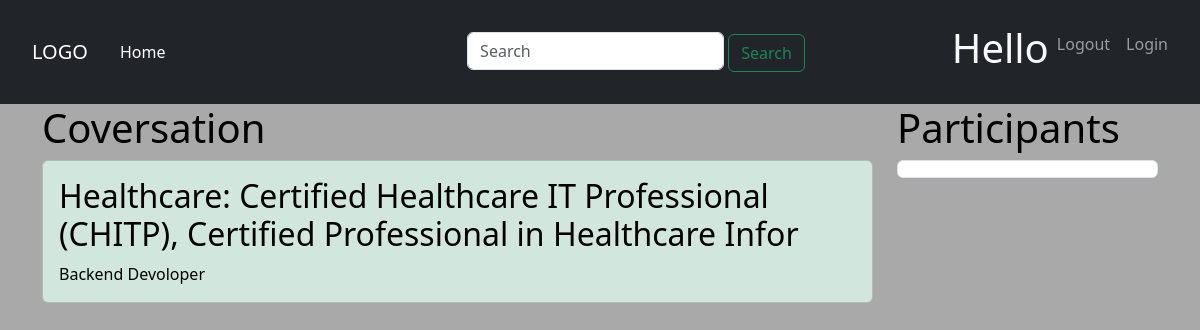
/room/8/, run on the app's committed database.
### base/models.py (models this page shows, shortened)
class Room(models.Model):
    host = models.ForeignKey(User, on_delete=models.SET_NULL, null=True)
    topic = models.ForeignKey(Topic, on_delete=models.SET_NULL, null=True)
    name = models.CharField(max_length=100)
    description = models.TextField(null=True, blank=True)
    updated = models.DateTimeField(auto_now=True)
    created = models.DateTimeField(auto_now_add=True)
    class Meta:
        ordering = ["-created","-updated"]

class Topic(models.Model):
    name = models.CharField(max_length=100)
    def __str__(self):
        return self.name

### base/views.py (the view)
# urls.py: path('room/<str:pk>/', views.room, name="room"),
def room(request, pk):
    room = Room.objects.get(id=pk)
    context = {"room": room}
    return render(request, "room.html", context)

### templates/room.html (shortened to what this page needs)
<!DOCTYPE html>
<html lang="en">
<head>
	<link href="https://cdn.jsdelivr.net/npm/bootstrap@5.3.0-alpha1/dist/css/bootstrap.min.css" rel="stylesheet"
>
</head>
<body>
{% extends "main.html" %}
{% block content %}
	<div class="container">
		<div class="row">
			<div class="col-md-9">
				<h1 class="text-black">Coversation</h1>
				<div class="row">
					<div class="col">
						<div class="card text-white bg-success-subtle mb-3">
							<div class="card-body">
								<h2 class="card-title text-black">{{ room.topic }}</h2>
								<p class="card-text text-black">{{ room.name }}</p>
							</div>
						</div>
					</div>
				</div>
			</div>
			<div class="col-md-3">
				<h1 class="text-black">Participants</h1>
				<div class="list-group">
					<li class="list-group-item"></li>
				</div>
			</div>
		</div>
	</div>
{% endblock %}

### templates/main.html (style rules this page uses)
body { background-color: darkgrey; }

### data on the page
Room: topic "Healthcare: Certified Healthcare IT Professional (CHITP), Certified Professional in Healthcare Infor", name "Backend Devoloper"
